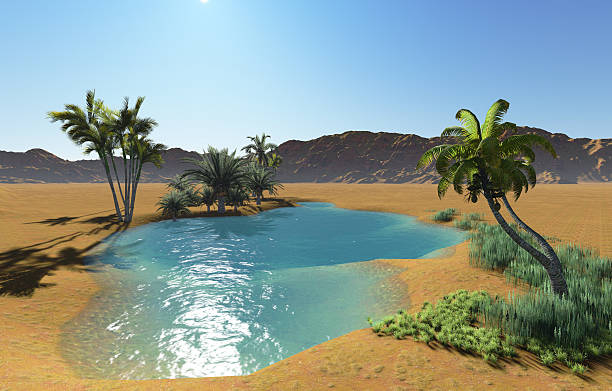
#> input picture data/oasis.jpg, 612 x 391 px
$ python ch01-ex2.py
#> lines starting #> are read from the running program, lines starting #| are printed output that depends on the picture
# -*- coding: utf-8 -*-
"""
Created on Fri Mar 02 00:12:17 2018

@author: PEDRO NEL MENDOZA

Exercise 2: Implement an unsharp masking operation (http://en.wikipedia.org/wiki/Unsharp_
masking) by blurring an image and then subtracting the blurred version from the
original. This gives a sharpening effect to the image. Try this on both color and
grayscale images.
"""

# Firstly, the necessary libraries and modules are imported
import matplotlib.pyplot as plt
import numpy as np
from PIL import Image
from numpy import *
from pylab import *
from scipy.ndimage import filters

# to read an image to array:
oasis_color_rgb = np.array(Image.open('data/oasis.jpg'),'f')

# to read an image to array with the image converted to grayscale with convert('L'):
oasis_grayscale = np.array(Image.open('data/oasis.jpg').convert('L'),'f')
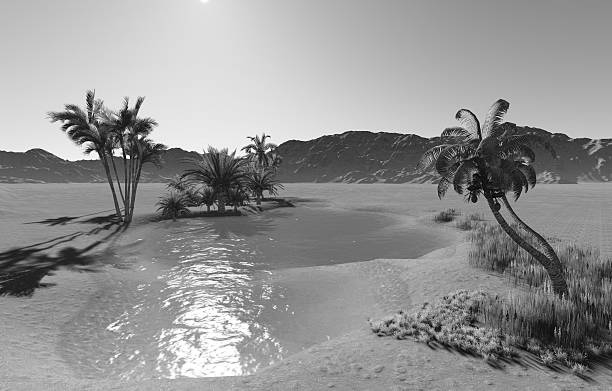
#> oasis_grayscale: shape (391, 612) float32; min 0, max 255, mean 147.8

# FOR GRAYSCALE IMAGE

# Blurred image in grayscale:
blurred_image_gray = filters.gaussian_filter(oasis_grayscale, 5)
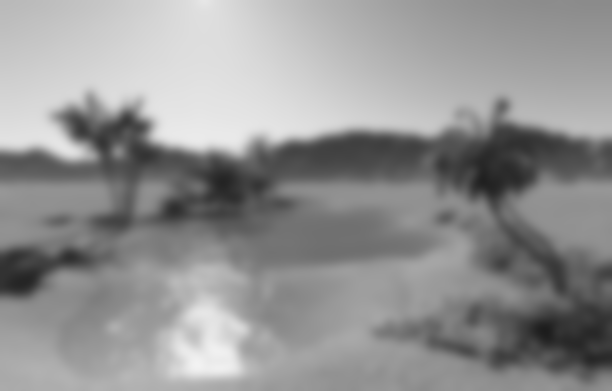
#> blurred_image_gray: shape (391, 612) float32; min 28.84, max 242.7, mean 147.8

plt.figure(figsize=(10,6))
plt.subplot(231)
plt.imshow(oasis_grayscale,cmap='gray')
plt.title('Image in grayscale')
plt.axis('off')

# Details of image in grayscale:
details_image_gray = oasis_grayscale - blurred_image_gray
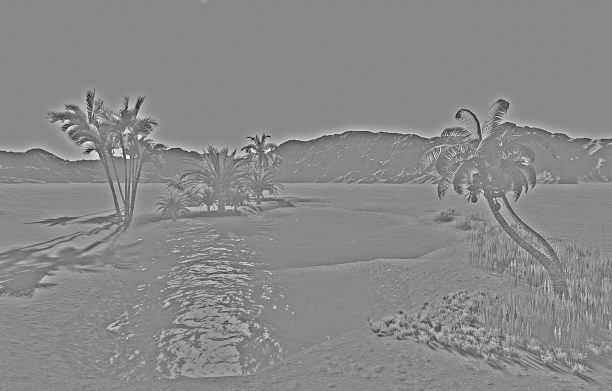
#> details_image_gray: shape (391, 612) float32; min -201.3, max 172.9, mean 0; drawn with min black and max white
plt.subplot(232)
plt.imshow(details_image_gray,cmap='gray')
plt.title('Details of image in grayscale')
plt.axis('off')

peso = 0.6;
# Sharpened image in grayscale:
sharp_image_gray = oasis_grayscale + peso*details_image_gray
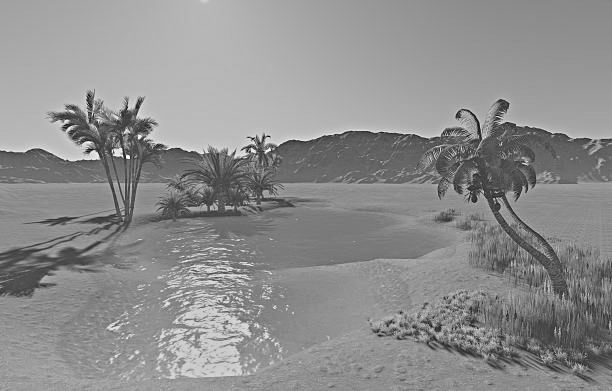
#> sharp_image_gray: shape (391, 612) float32; min -116.8, max 357.8, mean 147.8; drawn with min black and max white
plt.subplot(233)
plt.imshow(sharp_image_gray,cmap='gray')
plt.title('Sharpened image in grayscale')
plt.axis('off')

plt.show()

# For COLOR IMAGE

alpha = 0.5;
sharpened_image_color = np.zeros(oasis_color_rgb.shape)
for i in range(3):
    # Blurred image to each color channel
    blurred_image_color = filters.gaussian_filter(oasis_color_rgb[:,:,i],5)

    # Details of image to each color channel
    details_channel_image_color = oasis_color_rgb[:,:,i] - blurred_image_color

    # Sharpened image to each color channel
    sharpened_image_color[:,:,i] = oasis_color_rgb[:,:,i] + alpha*details_channel_image_color
#> this loop made 3 passes
#> pass 1, `blurred_image_color = filters.gaussian_filter(oasis_color_rgb[:,:,i],5)`:
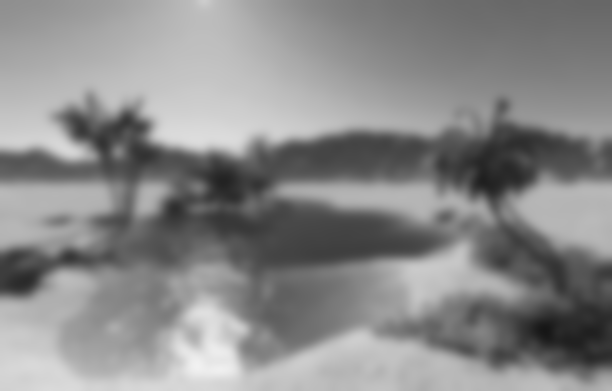
#> blurred_image_color: shape (391, 612) float32; min 22.38, max 241.4, mean 138.5
#> after the loop:
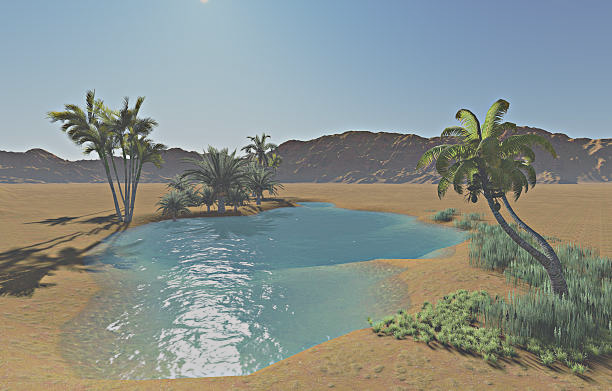
#> sharpened_image_color: shape (391, 612, 3) float64; mean R, G, B 138.5, 153.1, 145; drawn with min black and max white
Im = sharpened_image_color-sharpened_image_color.min()
Im = Im/Im.max()*255

plt.figure(figsize=(10,6))

# Show image in color
plt.subplot(234)
plt.imshow(np.uint8(oasis_color_rgb))
plt.title('Image in color')
plt.axis('off')

# Show details of image in color
plt.subplot(235)
plt.imshow(details_channel_image_color,cmap='gray')
plt.title('Details of image in color')
plt.axis('off')

# Show sharpened image in color
plt.subplot(236)
plt.imshow(np.uint8(Im))
plt.title('Sharpened image in color')
plt.axis('off')

plt.show()
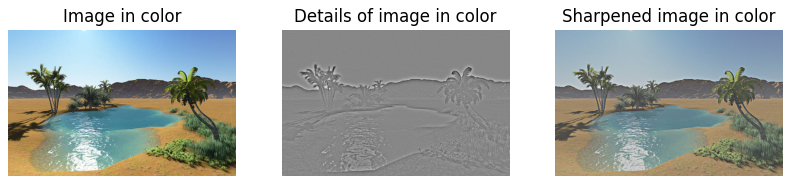
#> figure drawn by matplotlib, 3 panels

$ run again, with data/perros.jpg copied over data/oasis.jpg
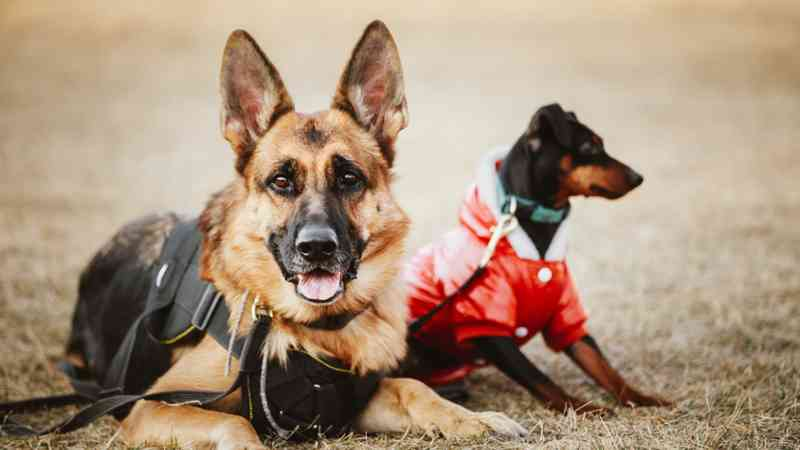
#> input picture data/perros.jpg, 800 x 450 px
#> after the loop `for i in range(3):`:
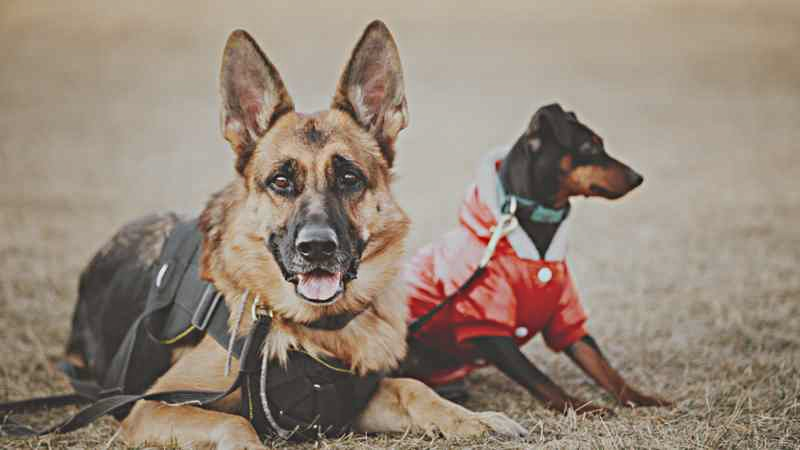
#> sharpened_image_color: shape (450, 800, 3) float64; mean R, G, B 168.3, 144.3, 122.6; drawn with min black and max white
#> `plt.show()`:
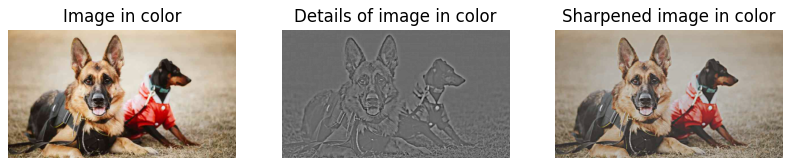
#> figure drawn by matplotlib, 3 panels

$ run again, with data/torres_blancas.jpg copied over data/oasis.jpg
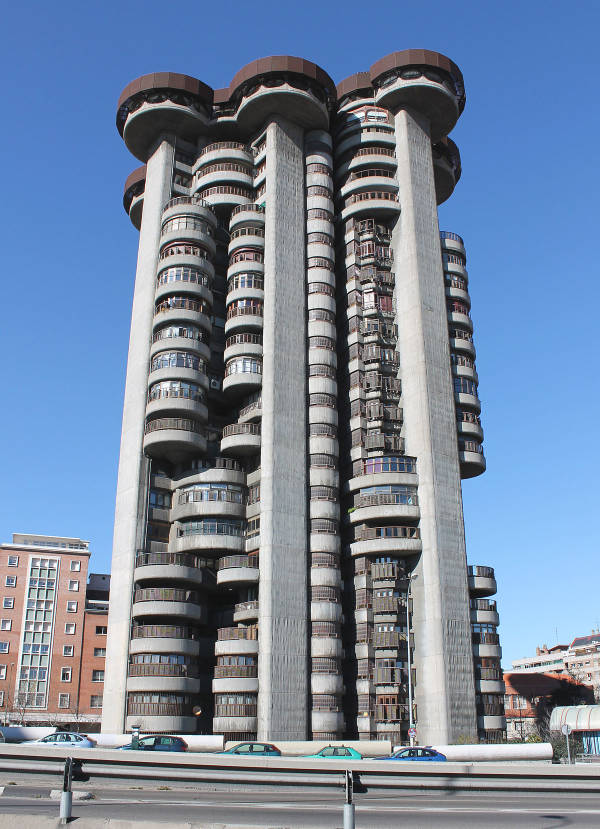
#> input picture data/torres_blancas.jpg, 1200 x 1657 px (shown at 1/2 size)
#> after the loop `for i in range(3):`:
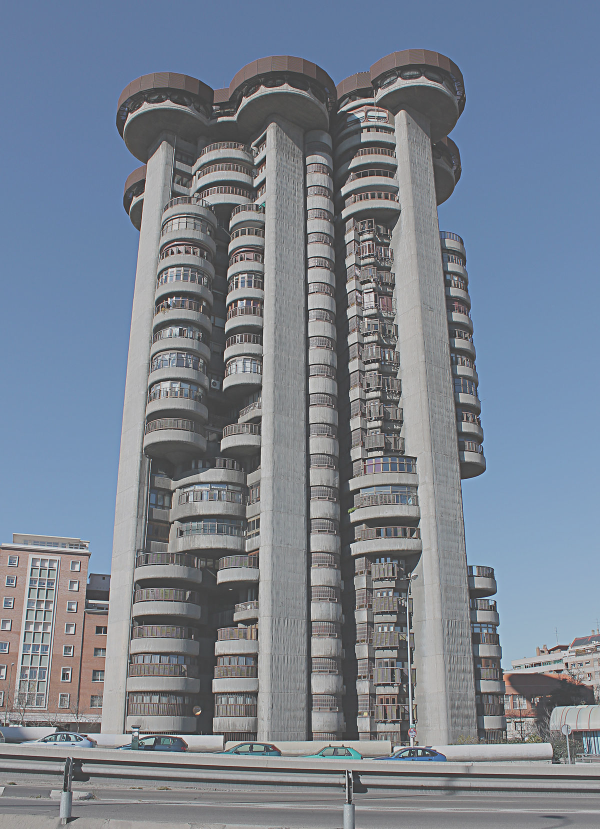
#> sharpened_image_color: shape (1657, 1200, 3) float64 (shown at 1/2 size); mean R, G, B 118.1, 134.9, 158.1; drawn with min black and max white
#> `plt.show()`:
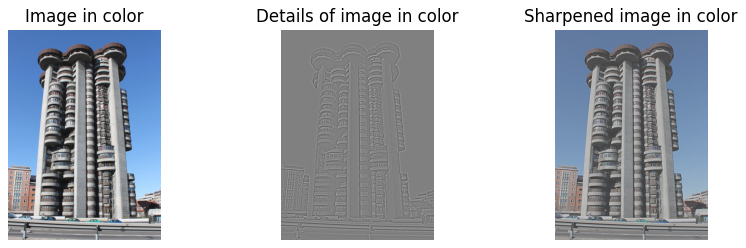
#> figure drawn by matplotlib, 3 panels
